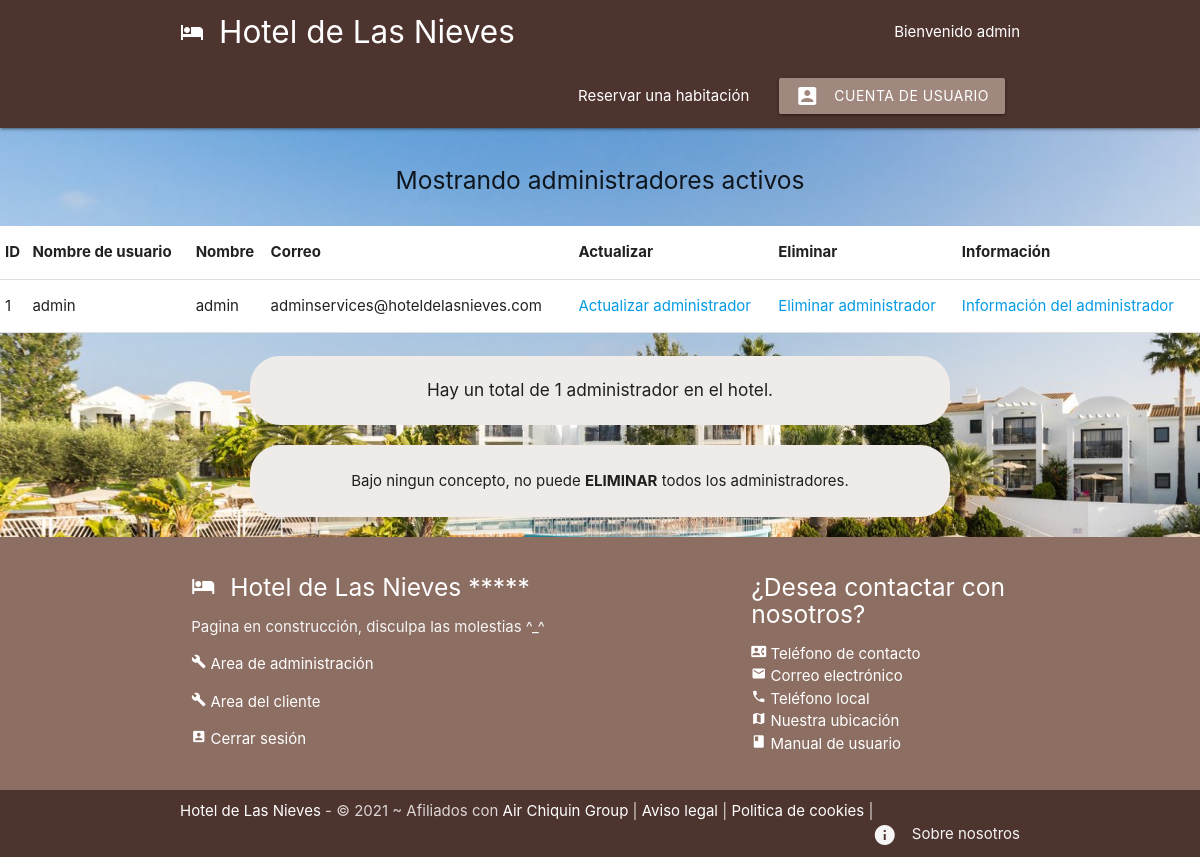
/admin/select_admin.php (signed in), run on the app's committed database.
### tables this page shows
CREATE TABLE `73_clientes` (
  `id` int(11) NOT NULL,
  `usuario` varchar(32) NOT NULL,
  `nombre` varchar(32) NOT NULL,
  `apellido_primero` varchar(32) NOT NULL,
  `apellido_segundo` varchar(32) NOT NULL,
  `tipo_id` int(11) NOT NULL,
  `dni` varchar(9) NOT NULL,
  `direccion` varchar(128) NOT NULL,
  `telefono` int(18) NOT NULL,
  `email` varchar(128) NOT NULL,
  `contrasena` varchar(64) NOT NULL,
  `fecha_nacimiento` date NOT NULL
);

### admin/select_admin.php (the view, shortened to what this page needs)
<?php
    include('./../config/config_bd.php');
    $sql = "SELECT * FROM 73_clientes WHERE tipo_id = 2";
    $resultados = mysqli_query($conn, $sql);
    $usuarios = mysqli_fetch_all($resultados, MYSQLI_ASSOC);
?>
<!DOCTYPE html>
<html lang="es">
<?php include('./../templates/header.php'); ?>
<br>
<div class="center">
  <h5> Mostrando administradores activos </h5>
</div>
<br>
<table class="highlight white">
        <thead>
          <tr>
              <th>ID</th>
              <th>Nombre de usuario</th>
              <th>Nombre</th>
              <th>Correo</th>
              <th>Actualizar</th>
              <th>Eliminar</th>
              <th>Información</th>
          </tr>
        </thead>
        <?php foreach($usuarios as $user): ?>
        <tbody>
        <tr>
          <td><?php echo htmlspecialchars($user['id'])?></td>
          <td><?php echo htmlspecialchars($user['usuario'])?></td>
          <td><?php echo htmlspecialchars($user['nombre'])?></td>
          <td><?php echo htmlspecialchars($user['email'])?></td>
          <td><a href="update_admin.php?id=<?php echo $user['id'] ?>">Actualizar administrador</a></td>
          <td><a href="delete_admin.php?id=<?php echo $user['id'] ?>">Eliminar administrador</a></td>
          <td><a href="detalles_admin.php?id=<?php echo $user['id'] ?>">Información del administrador</a></td>
        </tr>
        <?php endforeach; ?>
        </tbody>
      </table>
<br>
<div class="fondoAcerca center">
<?php if(count($usuarios) == 1) : ?>
    <p class="center"> <h6>Hay un total de <?php echo count($usuarios)?> administrador en el hotel.</h6> </p>
<?php elseif(count($usuarios) >= 2) : ?>
    <p class="center"> <h6>Hay un total de <?php echo count($usuarios)?> administradores en el hotel.</h6> </p>
<?php endif; ?>
</div>
<div class="fondoAcerca center">
    <p>Bajo ningun concepto, no puede <b>ELIMINAR</b> todos los administradores.</p>
</div>
<?php include('./../templates/footer.php'); ?>
</body>
</html>

### templates/header.php (shortened to what this page needs)
<head>
    <link rel="stylesheet" href="https://cdnjs.cloudflare.com/ajax/libs/materialize/1.0.0/css/materialize.min.css">
</head>
<body class = "fondo">
    <nav class="nav-extended brown darken-3 z-deph-0">
        <div class="nav-wrapper container">
        <a href = "/student73/dwes/index.php" class="brand-logo brand-text"> <i class="material-icons left">hotel</i> Hotel de Las Nieves </a>
        <ul id="nav-mobile" class="right">
            <li class="right"> Bienvenido <?php
            if(empty($_SESSION["id"])) {
                echo "anonimo...";
            } else {
                $conn = mysqli_connect('localhost', 'david', '1234', 'hotel');
                $sql = "SELECT * FROM 73_clientes WHERE id = '".$_SESSION["id"]."'";
                $resultados = mysqli_query($conn, $sql);
                $usuario = mysqli_fetch_all($resultados, MYSQLI_ASSOC);
                foreach ($usuario as $user){
                   echo $user["usuario"];
                }
            }
            ?></li>
            <br>
            <li><a href="/student73/dwes/reservas/info_reservas.php">Reservar una habitación</a></li>
            <li><a href="
            <?php
                if(empty($_SESSION["id"])){
                    echo "/student73/dwes/clientes/login_cliente.php";
                } else {
                    echo "/student73/dwes/clientes/index_cliente.php";
                }
            ?>
            " class="brown lighten-2 btn"><i class="material-icons left">account_box</i>Cuenta de usuario</a></li>
        </ul>
        </div>
    </nav>

### templates/header.php (style rules this page uses)
.brand-text { color: #FFFFFF !important; }
.fondo { background-image: url("/student73/dwes/img/fondos/imagen_principal.jpeg"); background-repeat: no-repeat; background-size: cover; }
.fondoAcerca { background-color: #efebe9; background-repeat: no-repeat; background-position: center; width: 700px; margin: auto; border-radius: 30px; padding: 10px; margin-bottom: 20px; }
body { display: flex; min-height: 100vh; flex-direction: column; }

### data on the page
73_clientes: usuario "admin", id "1", nombre "admin", email "adminservices@hoteldelasnieves.com"

### other printed values
count($usuarios) "1"
